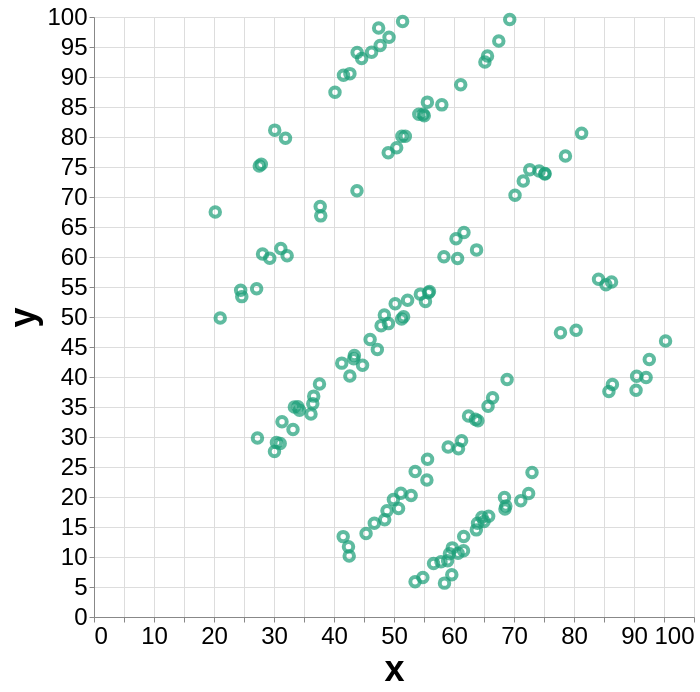

Here is the Vega-Lite specification saved for this chart:
### Vega-Lite specification from a JSON file in a GitHub repository (floating-point values rounded to 4 significant figures; data arrays with more than 128 entries replaced by an {"elided": "..."} marker saying what was removed)
{"config": {"view": {}, "mark": {}, "axis": {"labelFontSize": 24, "titleFontSize": 36}}, "data": {"name": "data-7c0a1b37a2032801b508f62e4a82ee5a"}, "mark": {"type": "point", "color": "#1b9e77"}, "encoding": {"size": {"value": 90}, "strokeWidth": {"value": 4}, "x": {"type": "quantitative", "field": "x"}, "y": {"type": "quantitative", "field": "y"}}, "height": 600, "width": 600, "$schema": "https://vega.github.io/schema/vega-lite/v5.json", "datasets": {"data-7c0a1b37a2032801b508f62e4a82ee5a": {"elided": "142 records"}}}
